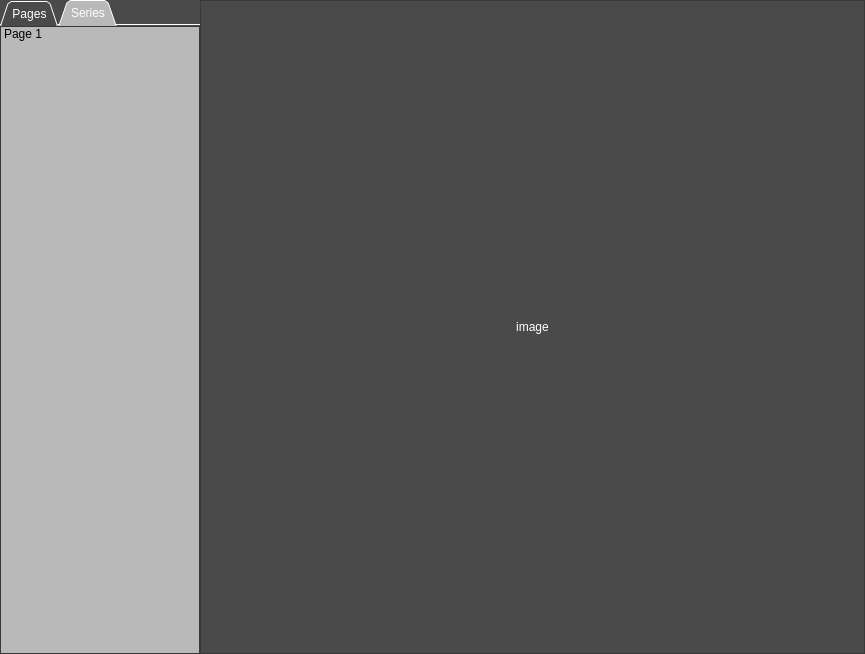
<?xml version="1.0" encoding="UTF-8"?>
<ui version="4.0">
 <class>MainWindow</class>
 <widget class="QMainWindow" name="MainWindow">
  <property name="geometry">
   <rect>
    <x>0</x>
    <y>0</y>
    <width>865</width>
    <height>654</height>
   </rect>
  </property>
  <property name="palette">
   <palette>
    <active>
     <colorrole role="WindowText">
      <brush brushstyle="SolidPattern">
       <color alpha="255">
        <red>255</red>
        <green>255</green>
        <blue>255</blue>
       </color>
      </brush>
     </colorrole>
     <colorrole role="Text">
      <brush brushstyle="SolidPattern">
       <color alpha="255">
        <red>204</red>
        <green>204</green>
        <blue>204</blue>
       </color>
      </brush>
     </colorrole>
     <colorrole role="Base">
      <brush brushstyle="SolidPattern">
       <color alpha="255">
        <red>185</red>
        <green>185</green>
        <blue>185</blue>
       </color>
      </brush>
     </colorrole>
     <colorrole role="Window">
      <brush brushstyle="SolidPattern">
       <color alpha="255">
        <red>74</red>
        <green>74</green>
        <blue>74</blue>
       </color>
      </brush>
     </colorrole>
    </active>
    <inactive>
     <colorrole role="WindowText">
      <brush brushstyle="SolidPattern">
       <color alpha="255">
        <red>255</red>
        <green>255</green>
        <blue>255</blue>
       </color>
      </brush>
     </colorrole>
     <colorrole role="Text">
      <brush brushstyle="SolidPattern">
       <color alpha="255">
        <red>204</red>
        <green>204</green>
        <blue>204</blue>
       </color>
      </brush>
     </colorrole>
     <colorrole role="Base">
      <brush brushstyle="SolidPattern">
       <color alpha="255">
        <red>185</red>
        <green>185</green>
        <blue>185</blue>
       </color>
      </brush>
     </colorrole>
     <colorrole role="Window">
      <brush brushstyle="SolidPattern">
       <color alpha="255">
        <red>74</red>
        <green>74</green>
        <blue>74</blue>
       </color>
      </brush>
     </colorrole>
    </inactive>
    <disabled>
     <colorrole role="WindowText">
      <brush brushstyle="SolidPattern">
       <color alpha="255">
        <red>120</red>
        <green>120</green>
        <blue>120</blue>
       </color>
      </brush>
     </colorrole>
     <colorrole role="Text">
      <brush brushstyle="SolidPattern">
       <color alpha="255">
        <red>120</red>
        <green>120</green>
        <blue>120</blue>
       </color>
      </brush>
     </colorrole>
     <colorrole role="Base">
      <brush brushstyle="SolidPattern">
       <color alpha="255">
        <red>74</red>
        <green>74</green>
        <blue>74</blue>
       </color>
      </brush>
     </colorrole>
     <colorrole role="Window">
      <brush brushstyle="SolidPattern">
       <color alpha="255">
        <red>74</red>
        <green>74</green>
        <blue>74</blue>
       </color>
      </brush>
     </colorrole>
    </disabled>
   </palette>
  </property>
  <property name="windowTitle">
   <string>Manga Viewer</string>
  </property>
  <widget class="QWidget" name="centralwidget">
   <layout class="QHBoxLayout" name="horizontalLayout">
    <property name="spacing">
     <number>0</number>
    </property>
    <property name="leftMargin">
     <number>0</number>
    </property>
    <property name="topMargin">
     <number>0</number>
    </property>
    <property name="rightMargin">
     <number>0</number>
    </property>
    <property name="bottomMargin">
     <number>0</number>
    </property>
    <item>
     <widget class="QTabWidget" name="pages_series_tab_widget">
      <property name="maximumSize">
       <size>
        <width>200</width>
        <height>16777215</height>
       </size>
      </property>
      <property name="tabShape">
       <enum>QTabWidget::Triangular</enum>
      </property>
      <property name="currentIndex">
       <number>1</number>
      </property>
      <property name="documentMode">
       <bool>true</bool>
      </property>
      <widget class="QWidget" name="page_tab">
       <attribute name="title">
        <string>Pages</string>
       </attribute>
       <layout class="QVBoxLayout" name="verticalLayout">
        <property name="spacing">
         <number>0</number>
        </property>
        <property name="leftMargin">
         <number>0</number>
        </property>
        <property name="topMargin">
         <number>0</number>
        </property>
        <property name="rightMargin">
         <number>0</number>
        </property>
        <property name="bottomMargin">
         <number>0</number>
        </property>
        <item>
         <widget class="QListWidget" name="page_list">
          <property name="palette">
           <palette>
            <active>
             <colorrole role="Text">
              <brush brushstyle="SolidPattern">
               <color alpha="255">
                <red>0</red>
                <green>0</green>
                <blue>0</blue>
               </color>
              </brush>
             </colorrole>
            </active>
            <inactive>
             <colorrole role="Text">
              <brush brushstyle="SolidPattern">
               <color alpha="255">
                <red>0</red>
                <green>0</green>
                <blue>0</blue>
               </color>
              </brush>
             </colorrole>
            </inactive>
            <disabled>
             <colorrole role="Text">
              <brush brushstyle="SolidPattern">
               <color alpha="255">
                <red>120</red>
                <green>120</green>
                <blue>120</blue>
               </color>
              </brush>
             </colorrole>
            </disabled>
           </palette>
          </property>
          <property name="spacing">
           <number>10</number>
          </property>
          <item>
           <property name="text">
            <string>Page 1</string>
           </property>
          </item>
         </widget>
        </item>
       </layout>
      </widget>
      <widget class="QWidget" name="series_tab">
       <attribute name="title">
        <string>Series</string>
       </attribute>
       <layout class="QVBoxLayout" name="verticalLayout_2">
        <property name="spacing">
         <number>0</number>
        </property>
        <property name="leftMargin">
         <number>0</number>
        </property>
        <property name="topMargin">
         <number>0</number>
        </property>
        <property name="rightMargin">
         <number>0</number>
        </property>
        <property name="bottomMargin">
         <number>0</number>
        </property>
        <item>
         <widget class="QListWidget" name="series_list">
          <property name="palette">
           <palette>
            <active>
             <colorrole role="Text">
              <brush brushstyle="SolidPattern">
               <color alpha="255">
                <red>0</red>
                <green>0</green>
                <blue>0</blue>
               </color>
              </brush>
             </colorrole>
            </active>
            <inactive>
             <colorrole role="Text">
              <brush brushstyle="SolidPattern">
               <color alpha="255">
                <red>0</red>
                <green>0</green>
                <blue>0</blue>
               </color>
              </brush>
             </colorrole>
            </inactive>
            <disabled>
             <colorrole role="Text">
              <brush brushstyle="SolidPattern">
               <color alpha="255">
                <red>120</red>
                <green>120</green>
                <blue>120</blue>
               </color>
              </brush>
             </colorrole>
            </disabled>
           </palette>
          </property>
          <property name="spacing">
           <number>10</number>
          </property>
          <item>
           <property name="text">
            <string>Page 1</string>
           </property>
          </item>
         </widget>
        </item>
       </layout>
      </widget>
     </widget>
    </item>
    <item>
     <widget class="QScrollArea" name="scrollArea">
      <property name="widgetResizable">
       <bool>true</bool>
      </property>
      <property name="alignment">
       <set>Qt::AlignCenter</set>
      </property>
      <widget class="QWidget" name="scrollAreaWidgetContents">
       <property name="geometry">
        <rect>
         <x>0</x>
         <y>0</y>
         <width>663</width>
         <height>626</height>
        </rect>
       </property>
       <layout class="QVBoxLayout" name="verticalLayout_3">
        <item>
         <widget class="QLabel" name="image">
          <property name="text">
           <string>image</string>
          </property>
          <property name="alignment">
           <set>Qt::AlignCenter</set>
          </property>
         </widget>
        </item>
       </layout>
      </widget>
     </widget>
    </item>
   </layout>
  </widget>
  <widget class="QMenuBar" name="menubar">
   <property name="geometry">
    <rect>
     <x>0</x>
     <y>0</y>
     <width>865</width>
     <height>26</height>
    </rect>
   </property>
  </widget>
 </widget>
 <resources/>
 <connections/>
</ui>
